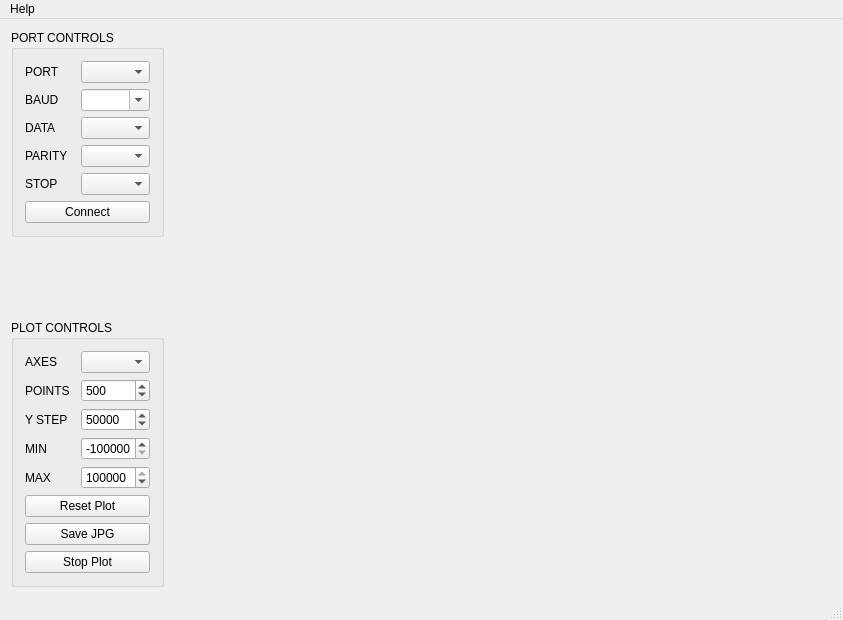
<?xml version="1.0" encoding="UTF-8"?>
<ui version="4.0">
 <class>MainWindow</class>
 <widget class="QMainWindow" name="MainWindow">
  <property name="geometry">
   <rect>
    <x>0</x>
    <y>0</y>
    <width>843</width>
    <height>620</height>
   </rect>
  </property>
  <property name="minimumSize">
   <size>
    <width>840</width>
    <height>620</height>
   </size>
  </property>
  <property name="windowTitle">
   <string>MainWindow</string>
  </property>
  <widget class="QWidget" name="centralWidget">
   <layout class="QGridLayout" name="gridLayout_3">
    <item row="0" column="0">
     <layout class="QVBoxLayout" name="controlsLayout">
      <item>
       <widget class="QGroupBox" name="PortControlsBox">
        <property name="title">
         <string>PORT CONTROLS</string>
        </property>
        <property name="flat">
         <bool>false</bool>
        </property>
        <property name="checkable">
         <bool>false</bool>
        </property>
        <layout class="QGridLayout" name="gridLayout">
         <item row="0" column="0">
          <layout class="QVBoxLayout" name="verticalLayout_3">
           <item>
            <layout class="QHBoxLayout" name="horizontalLayout">
             <item>
              <widget class="QLabel" name="labelPort">
               <property name="maximumSize">
                <size>
                 <width>50</width>
                 <height>16777215</height>
                </size>
               </property>
               <property name="text">
                <string>PORT</string>
               </property>
              </widget>
             </item>
             <item>
              <widget class="QComboBox" name="comboPort">
               <property name="sizePolicy">
                <sizepolicy hsizetype="Fixed" vsizetype="Fixed">
                 <horstretch>0</horstretch>
                 <verstretch>0</verstretch>
                </sizepolicy>
               </property>
               <property name="minimumSize">
                <size>
                 <width>69</width>
                 <height>0</height>
                </size>
               </property>
               <property name="maximumSize">
                <size>
                 <width>69</width>
                 <height>16777215</height>
                </size>
               </property>
              </widget>
             </item>
            </layout>
           </item>
           <item>
            <layout class="QHBoxLayout" name="horizontalLayout_2">
             <item>
              <widget class="QLabel" name="labelBaud">
               <property name="maximumSize">
                <size>
                 <width>50</width>
                 <height>16777215</height>
                </size>
               </property>
               <property name="text">
                <string>BAUD</string>
               </property>
              </widget>
             </item>
             <item>
              <widget class="QComboBox" name="comboBaud">
               <property name="sizePolicy">
                <sizepolicy hsizetype="Fixed" vsizetype="Fixed">
                 <horstretch>0</horstretch>
                 <verstretch>0</verstretch>
                </sizepolicy>
               </property>
               <property name="minimumSize">
                <size>
                 <width>69</width>
                 <height>0</height>
                </size>
               </property>
               <property name="maximumSize">
                <size>
                 <width>69</width>
                 <height>16777215</height>
                </size>
               </property>
               <property name="editable">
                <bool>true</bool>
               </property>
              </widget>
             </item>
            </layout>
           </item>
           <item>
            <layout class="QHBoxLayout" name="horizontalLayout_3">
             <item>
              <widget class="QLabel" name="labelData">
               <property name="maximumSize">
                <size>
                 <width>50</width>
                 <height>16777215</height>
                </size>
               </property>
               <property name="text">
                <string>DATA</string>
               </property>
              </widget>
             </item>
             <item>
              <widget class="QComboBox" name="comboData">
               <property name="sizePolicy">
                <sizepolicy hsizetype="Fixed" vsizetype="Fixed">
                 <horstretch>0</horstretch>
                 <verstretch>0</verstretch>
                </sizepolicy>
               </property>
               <property name="minimumSize">
                <size>
                 <width>69</width>
                 <height>0</height>
                </size>
               </property>
               <property name="maximumSize">
                <size>
                 <width>69</width>
                 <height>16777215</height>
                </size>
               </property>
              </widget>
             </item>
            </layout>
           </item>
           <item>
            <layout class="QHBoxLayout" name="horizontalLayout_4">
             <item>
              <widget class="QLabel" name="labelParity">
               <property name="maximumSize">
                <size>
                 <width>50</width>
                 <height>16777215</height>
                </size>
               </property>
               <property name="text">
                <string>PARITY</string>
               </property>
              </widget>
             </item>
             <item>
              <widget class="QComboBox" name="comboParity">
               <property name="sizePolicy">
                <sizepolicy hsizetype="Fixed" vsizetype="Fixed">
                 <horstretch>0</horstretch>
                 <verstretch>0</verstretch>
                </sizepolicy>
               </property>
               <property name="minimumSize">
                <size>
                 <width>69</width>
                 <height>0</height>
                </size>
               </property>
               <property name="maximumSize">
                <size>
                 <width>69</width>
                 <height>16777215</height>
                </size>
               </property>
              </widget>
             </item>
            </layout>
           </item>
           <item>
            <layout class="QHBoxLayout" name="horizontalLayout_5">
             <item>
              <widget class="QLabel" name="labelStop">
               <property name="maximumSize">
                <size>
                 <width>50</width>
                 <height>16777215</height>
                </size>
               </property>
               <property name="text">
                <string>STOP</string>
               </property>
              </widget>
             </item>
             <item>
              <widget class="QComboBox" name="comboStop">
               <property name="sizePolicy">
                <sizepolicy hsizetype="Fixed" vsizetype="Fixed">
                 <horstretch>0</horstretch>
                 <verstretch>0</verstretch>
                </sizepolicy>
               </property>
               <property name="minimumSize">
                <size>
                 <width>69</width>
                 <height>0</height>
                </size>
               </property>
               <property name="maximumSize">
                <size>
                 <width>69</width>
                 <height>16777215</height>
                </size>
               </property>
              </widget>
             </item>
            </layout>
           </item>
           <item>
            <widget class="QPushButton" name="connectButton">
             <property name="minimumSize">
              <size>
               <width>0</width>
               <height>0</height>
              </size>
             </property>
             <property name="maximumSize">
              <size>
               <width>16777215</width>
               <height>16777215</height>
              </size>
             </property>
             <property name="text">
              <string>Connect</string>
             </property>
            </widget>
           </item>
          </layout>
         </item>
        </layout>
       </widget>
      </item>
      <item>
       <spacer name="verticalSpacer">
        <property name="orientation">
         <enum>Qt::Vertical</enum>
        </property>
        <property name="sizeHint" stdset="0">
         <size>
          <width>20</width>
          <height>40</height>
         </size>
        </property>
       </spacer>
      </item>
      <item>
       <widget class="QGroupBox" name="PlotControlsBox">
        <property name="title">
         <string>PLOT CONTROLS</string>
        </property>
        <layout class="QGridLayout" name="gridLayout_2">
         <item row="0" column="0">
          <layout class="QVBoxLayout" name="plotControlsLayout">
           <item>
            <layout class="QHBoxLayout" name="horizontalLayout_6">
             <item>
              <widget class="QLabel" name="labelAxes">
               <property name="minimumSize">
                <size>
                 <width>0</width>
                 <height>0</height>
                </size>
               </property>
               <property name="maximumSize">
                <size>
                 <width>50</width>
                 <height>16777215</height>
                </size>
               </property>
               <property name="text">
                <string>AXES</string>
               </property>
              </widget>
             </item>
             <item>
              <widget class="QComboBox" name="comboAxes">
               <property name="minimumSize">
                <size>
                 <width>69</width>
                 <height>0</height>
                </size>
               </property>
               <property name="maximumSize">
                <size>
                 <width>69</width>
                 <height>16777215</height>
                </size>
               </property>
               <property name="currentIndex">
                <number>-1</number>
               </property>
              </widget>
             </item>
            </layout>
           </item>
           <item>
            <layout class="QHBoxLayout" name="horizontalLayout_10">
             <item>
              <widget class="QLabel" name="pointsLabel">
               <property name="minimumSize">
                <size>
                 <width>50</width>
                 <height>0</height>
                </size>
               </property>
               <property name="maximumSize">
                <size>
                 <width>50</width>
                 <height>16777215</height>
                </size>
               </property>
               <property name="text">
                <string>POINTS</string>
               </property>
              </widget>
             </item>
             <item>
              <widget class="QSpinBox" name="spinPoints">
               <property name="minimumSize">
                <size>
                 <width>69</width>
                 <height>0</height>
                </size>
               </property>
               <property name="maximumSize">
                <size>
                 <width>69</width>
                 <height>16777215</height>
                </size>
               </property>
               <property name="minimum">
                <number>-1000000</number>
               </property>
               <property name="maximum">
                <number>10000000</number>
               </property>
               <property name="value">
                <number>500</number>
               </property>
              </widget>
             </item>
            </layout>
           </item>
           <item>
            <layout class="QHBoxLayout" name="horizontalLayout_9">
             <item>
              <widget class="QLabel" name="labelYStep">
               <property name="minimumSize">
                <size>
                 <width>50</width>
                 <height>0</height>
                </size>
               </property>
               <property name="maximumSize">
                <size>
                 <width>50</width>
                 <height>16777215</height>
                </size>
               </property>
               <property name="text">
                <string>Y STEP</string>
               </property>
              </widget>
             </item>
             <item>
              <widget class="QSpinBox" name="spinYStep">
               <property name="minimumSize">
                <size>
                 <width>69</width>
                 <height>0</height>
                </size>
               </property>
               <property name="maximumSize">
                <size>
                 <width>69</width>
                 <height>16777215</height>
                </size>
               </property>
               <property name="minimum">
                <number>1</number>
               </property>
               <property name="maximum">
                <number>100000</number>
               </property>
               <property name="singleStep">
                <number>10</number>
               </property>
               <property name="value">
                <number>50000</number>
               </property>
              </widget>
             </item>
            </layout>
           </item>
           <item>
            <layout class="QHBoxLayout" name="horizontalLayout_7">
             <item>
              <widget class="QLabel" name="label">
               <property name="minimumSize">
                <size>
                 <width>50</width>
                 <height>0</height>
                </size>
               </property>
               <property name="maximumSize">
                <size>
                 <width>50</width>
                 <height>16777215</height>
                </size>
               </property>
               <property name="text">
                <string>MIN</string>
               </property>
              </widget>
             </item>
             <item>
              <widget class="QSpinBox" name="spinAxesMin">
               <property name="minimumSize">
                <size>
                 <width>69</width>
                 <height>0</height>
                </size>
               </property>
               <property name="maximumSize">
                <size>
                 <width>69</width>
                 <height>16777215</height>
                </size>
               </property>
               <property name="minimum">
                <number>-5000000</number>
               </property>
               <property name="maximum">
                <number>5000000</number>
               </property>
               <property name="singleStep">
                <number>10</number>
               </property>
               <property name="value">
                <number>-500000</number>
               </property>
              </widget>
             </item>
            </layout>
           </item>
           <item>
            <layout class="QHBoxLayout" name="horizontalLayout_8">
             <item>
              <widget class="QLabel" name="label_2">
               <property name="minimumSize">
                <size>
                 <width>50</width>
                 <height>0</height>
                </size>
               </property>
               <property name="maximumSize">
                <size>
                 <width>50</width>
                 <height>16777215</height>
                </size>
               </property>
               <property name="text">
                <string>MAX</string>
               </property>
              </widget>
             </item>
             <item>
              <widget class="QSpinBox" name="spinAxesMax">
               <property name="minimumSize">
                <size>
                 <width>69</width>
                 <height>0</height>
                </size>
               </property>
               <property name="maximumSize">
                <size>
                 <width>69</width>
                 <height>16777215</height>
                </size>
               </property>
               <property name="minimum">
                <number>-5000000</number>
               </property>
               <property name="maximum">
                <number>5000000</number>
               </property>
               <property name="singleStep">
                <number>10</number>
               </property>
               <property name="value">
                <number>500000</number>
               </property>
              </widget>
             </item>
            </layout>
           </item>
           <item>
            <widget class="QPushButton" name="resetPlotButton">
             <property name="text">
              <string>Reset Plot</string>
             </property>
            </widget>
           </item>
           <item>
            <widget class="QPushButton" name="saveJPGButton">
             <property name="text">
              <string>Save JPG</string>
             </property>
            </widget>
           </item>
           <item>
            <widget class="QPushButton" name="stopPlotButton">
             <property name="minimumSize">
              <size>
               <width>0</width>
               <height>0</height>
              </size>
             </property>
             <property name="maximumSize">
              <size>
               <width>16777215</width>
               <height>16777215</height>
              </size>
             </property>
             <property name="text">
              <string>Stop Plot</string>
             </property>
            </widget>
           </item>
          </layout>
         </item>
        </layout>
       </widget>
      </item>
     </layout>
    </item>
    <item row="0" column="1">
     <layout class="QVBoxLayout" name="verticalLayout_2">
      <item>
       <widget class="QCustomPlot" name="plot" native="true"/>
      </item>
      <item>
       <spacer name="horizontalSpacer">
        <property name="orientation">
         <enum>Qt::Horizontal</enum>
        </property>
        <property name="sizeHint" stdset="0">
         <size>
          <width>675</width>
          <height>1</height>
         </size>
        </property>
       </spacer>
      </item>
     </layout>
    </item>
   </layout>
  </widget>
  <widget class="QStatusBar" name="statusBar"/>
  <widget class="QMenuBar" name="menuBar">
   <property name="geometry">
    <rect>
     <x>0</x>
     <y>0</y>
     <width>843</width>
     <height>21</height>
    </rect>
   </property>
   <widget class="QMenu" name="menuHelo">
    <property name="title">
     <string>Help</string>
    </property>
    <addaction name="actionHow_to_use"/>
   </widget>
   <addaction name="menuHelo"/>
  </widget>
  <action name="actionHow_to_use">
   <property name="text">
    <string>How to use </string>
   </property>
  </action>
 </widget>
 <layoutdefault spacing="6" margin="11"/>
 <customwidgets>
  <customwidget>
   <class>QCustomPlot</class>
   <extends>QWidget</extends>
   <header location="global">qcustomplot.h</header>
   <container>1</container>
  </customwidget>
 </customwidgets>
 <resources/>
 <connections/>
</ui>
